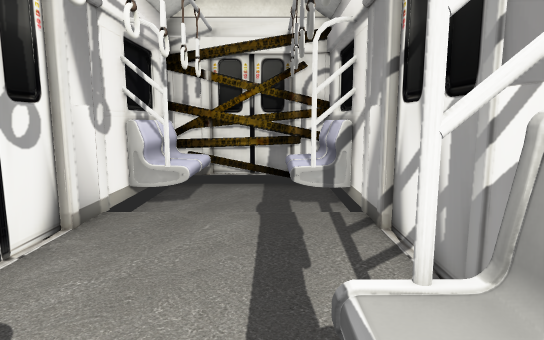
[1] (above)

16 first-person views from a walk through a scene from a Unity 3-D project. The camera is 1.2 m above the floor, tilts 8° down and sees 75° across. The floor is counted in squares, 0.5 m on a side. Each view is taken from the middle of a square. On the plan, view 1 faces up. The plan holds only what a view shows up to about 20 squares ahead; the rest is blank. Some animated figures are left out. Some surface patterns are stand-ins.

[2]
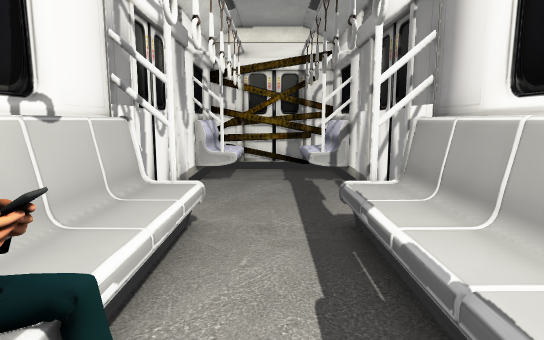

[3]
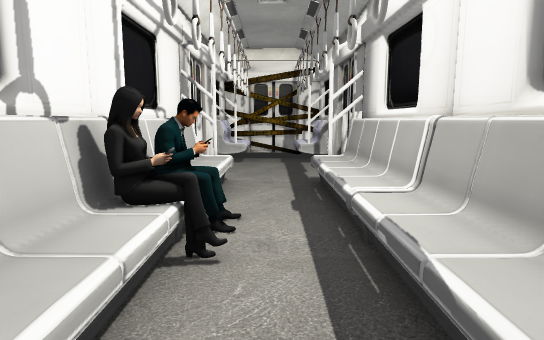

[4]
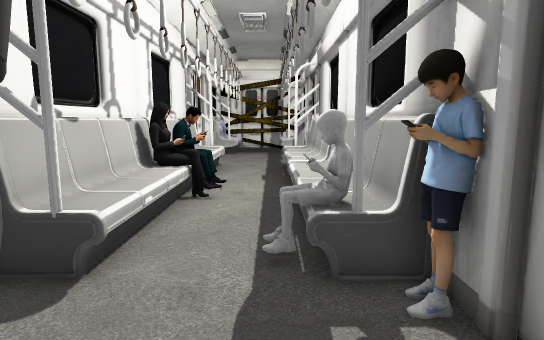

[5]
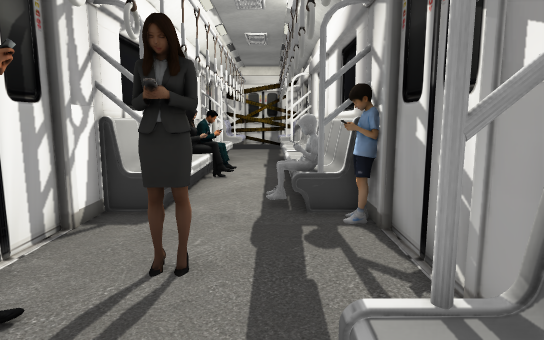

[6]
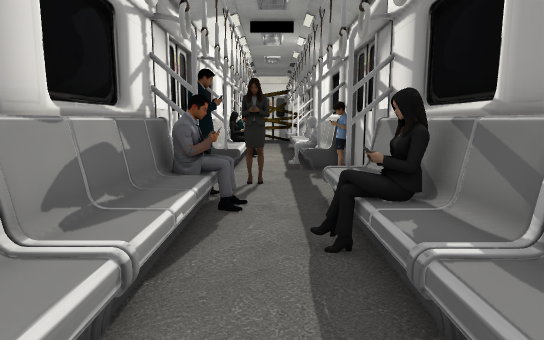

[7]
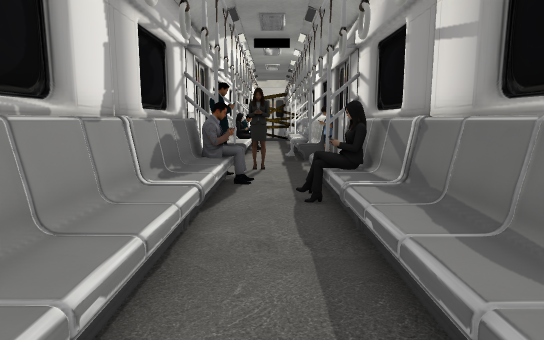

[8]
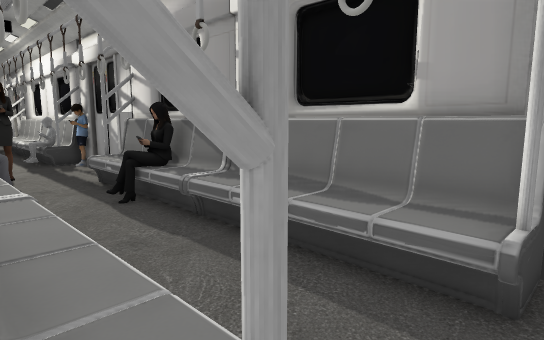

[9]
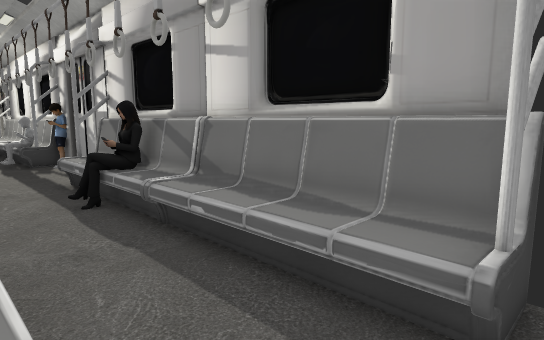

[10]
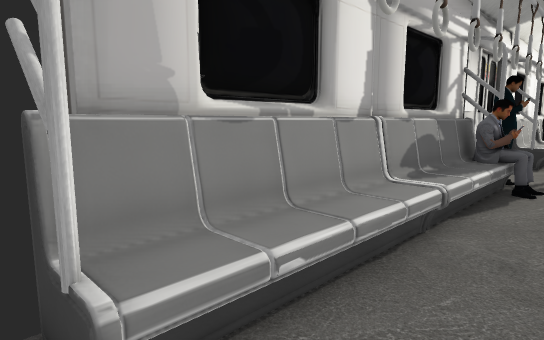

[11]
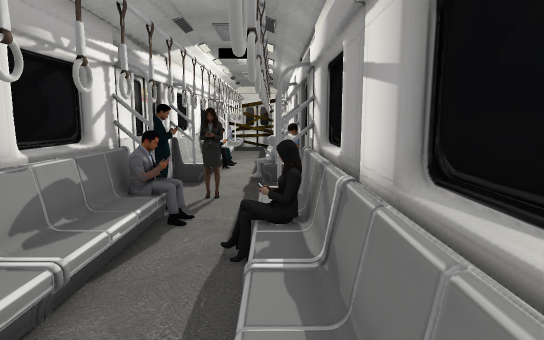

[12]
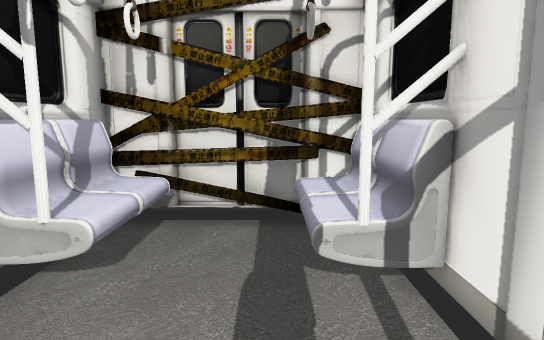

[13]
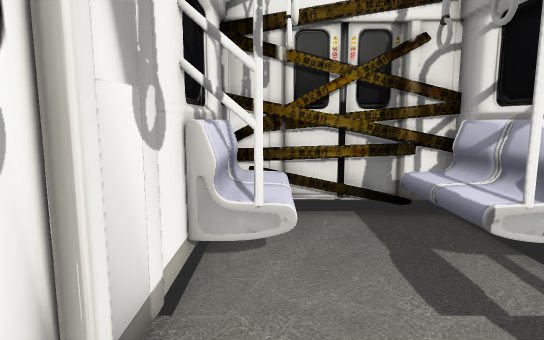

[14]
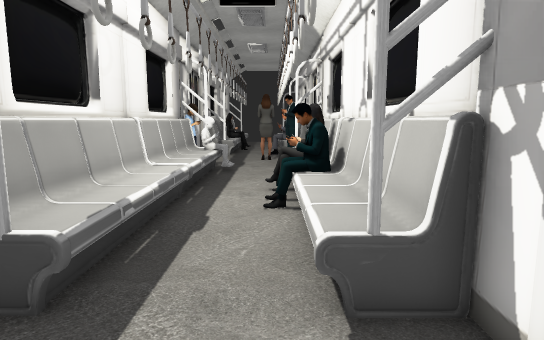

[15]
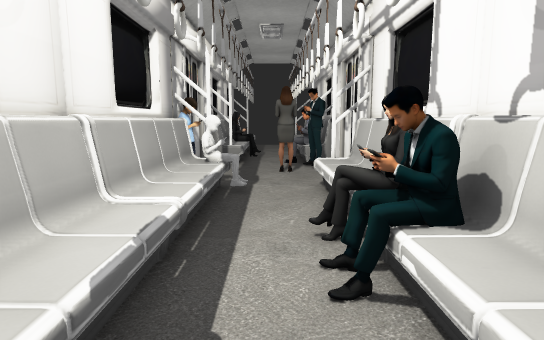

[16]
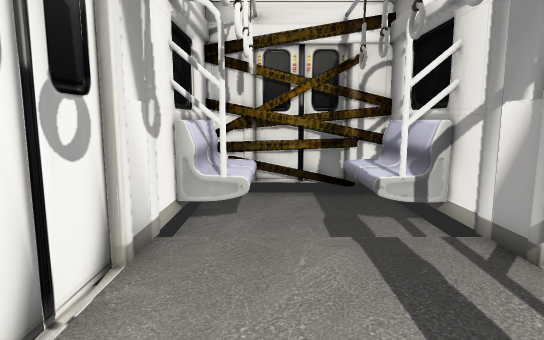

### Floor plan
Key: @ floor where view 1 was taken; # wall or solid block; . main floor; - floor 0.25 m lower than the main floor; : floor 0.5 m higher than the main floor; / step, stairs or slope; O other object.
Columns run from 5 left of view 1 to 3 right of it. Each row starts with its distance up from view 1.
 16 #########
 15 #OO   OO#
 14 #OO---OO#
 13 #OO---OO#
 12 #OO---OO#
 11 #OO---OO#
 10 ##-----##
  9 ##/////##
  8 ##.....##
  7 #.......#
  6 #.......#
  5 #.......#
  4 ##.....##
  3 ###...O##
  2 #OO...OO#
  1 #OO...OO#
  0 #OO..@OO#
 -1 #OO...OO#
 -2 #OO...OO#
 -3 ##OO..OO#
 -4 #OOO..OO#
 -5 #OOO..OO#
 -6 #OO...OO#
 -7 #OO...OO#
 -8 #OO...OO#
 -9 #OO...OO#
-10 #OO..O#O#
-11 ###...O##
-12 ##.....O#
-13 #.......#
-14 #..##...#
-15 #..##...#
-16 #OO....##
-17 ##O....##
-18 ##OO..OO#
-19 ##OO..OO#
-20 #O:...OO#
-21 #O:...OO#
-22 #O:...OO#
-23 #O:...OO#
-24 #O:...OO#
-25 #O:...OO#
-26 #O:...OO#
-27 #O:...OO#
-28 #O:...OO#
-29 #O:...OO#
-30 #O: ..:O#
-31 ###    ##
-32  .. ..

Where each view was taken, in squares from view 1:
view 1: 0 up, 0 right, facing up
view 2: 5 down, 1 left, facing up
view 3: 11 down, 1 left, facing up
view 4: 16 down, 0 right, facing up
view 5: 20 down, 0 right, facing up
view 6: 28 down, 1 left, facing up
view 7: 32 down, 1 left, facing up
view 8: 32 down, 4 left, facing up-right
view 9: 32 down, 3 left, facing up-right
view 10: 32 down, 0 right, facing up-left
view 11: 30 down, 1 right, facing up
view 12: 6 up, 0 right, facing up
view 13: 5 up, 3 left, facing up
view 14: 7 up, 2 left, facing down
view 15: 2 up, 1 left, facing down
view 16: 2 up, 2 left, facing up
